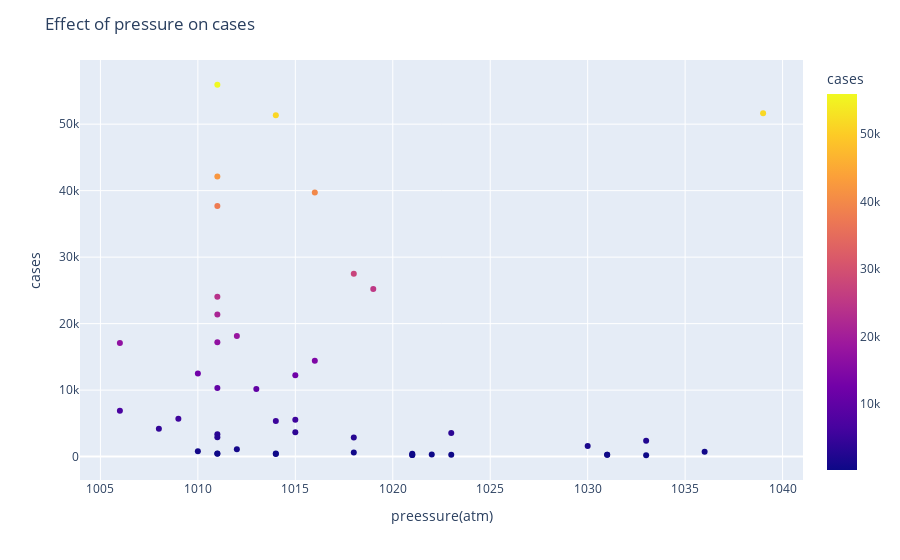

The notebook cell saved with this chart:
### Code cell
fig = px.scatter(newsc2[newsc2['state']!='Hubei'], x="press", y="cases", color="cases",hover_data=["state"])
fig.update_layout(title="Effect of pressure on cases",
    xaxis_title="preessure(atm)",
    #yaxis_title="y Axis Title",
                 )
fig.show()

### Figure 1 — Plotly figure (JSON) as saved in the notebook; plotly's stock layout.template omitted (floating-point values rounded to 4 significant figures)
{"data": [{"customdata": [["Anhui"], ["Beijing"], ["Chongqing"], ["Fujian"], ["Guangdong"], ["Guangxi"], ["Guizhou"], ["Hainan"], ["Hebei"], ["Henan"], ["Hunan"], ["Jiangsu"], ["Jiangxi"], ["Macau"], ["Shandong"], ["Shanghai"], ["Shanxi"], ["Sichuan"], ["Taiwan"], ["Tianjin"], ["Washington"], ["Zhejiang"], ["Gansu"], ["Heilongjiang"], ["Hong Kong"], ["Jilin"], ["Shaanxi"], ["Xinjiang"], ["Qinghai"], ["Illinois"], ["California"], ["Ontario"], ["Victoria"], ["British Columbia"], ["Queensland"], ["New York"], ["Massachusetts"], ["Georgia"], ["Colorado"], ["Florida"], ["New Jersey"], ["Texas"], ["Pennsylvania"], ["Louisiana"], ["France"], ["Denmark"]], "hoverlabel": {"namelength": 0}, "hovertemplate": "press=%{x}<br>cases=%{marker.color}<br>state=%{customdata[0]}", "legendgroup": "", "marker": {"color": [39727, 17079, 24049, 12510, 55927, 10325, 5676, 6900, 12227, 51626, 42112, 25220, 37699, 479, 27501, 14406, 5534, 21391, 1104, 5368, 2868, 51334, 4203, 18126, 3352, 3677, 10175, 2915, 803, 280, 1602, 427, 421, 601, 450, 2399, 720, 278, 375, 319, 263, 233, 204, 230, 17191, 3549], "coloraxis": "coloraxis", "symbol": "circle"}, "mode": "markers", "name": "", "showlegend": false, "type": "scatter", "x": [1016, 1006, 1011, 1010, 1011, 1011, 1009, 1006, 1015, 1039, 1011, 1019, 1011, 1011, 1018, 1016, 1015, 1011, 1012, 1014, 1018, 1014, 1008, 1012, 1011, 1015, 1013, 1011, 1010, 1031, 1030, 1021, 1011, 1018, 1014, 1033, 1036, 1023, 1014, 1022, 1031, 1021, 1033, 1021, 1011, 1023], "xaxis": "x", "y": [39727, 17079, 24049, 12510, 55927, 10325, 5676, 6900, 12227, 51626, 42112, 25220, 37699, 479, 27501, 14406, 5534, 21391, 1104, 5368, 2868, 51334, 4203, 18126, 3352, 3677, 10175, 2915, 803, 280, 1602, 427, 421, 601, 450, 2399, 720, 278, 375, 319, 263, 233, 204, 230, 17191, 3549], "yaxis": "y"}], "layout": {"coloraxis": {"colorbar": {"title": {"text": "cases"}}, "colorscale": [[0, "#0d0887"], [0.1111, "#46039f"], [0.2222, "#7201a8"], [0.3333, "#9c179e"], [0.4444, "#bd3786"], [0.5556, "#d8576b"], [0.6667, "#ed7953"], [0.7778, "#fb9f3a"], [0.8889, "#fdca26"], [1, "#f0f921"]]}, "legend": {"tracegroupgap": 0}, "margin": {"t": 60}, "title": {"text": "Effect of pressure on cases"}, "xaxis": {"anchor": "y", "domain": [0, 1], "title": {"text": "preessure(atm)"}}, "yaxis": {"anchor": "x", "domain": [0, 1], "title": {"text": "cases"}}}}
